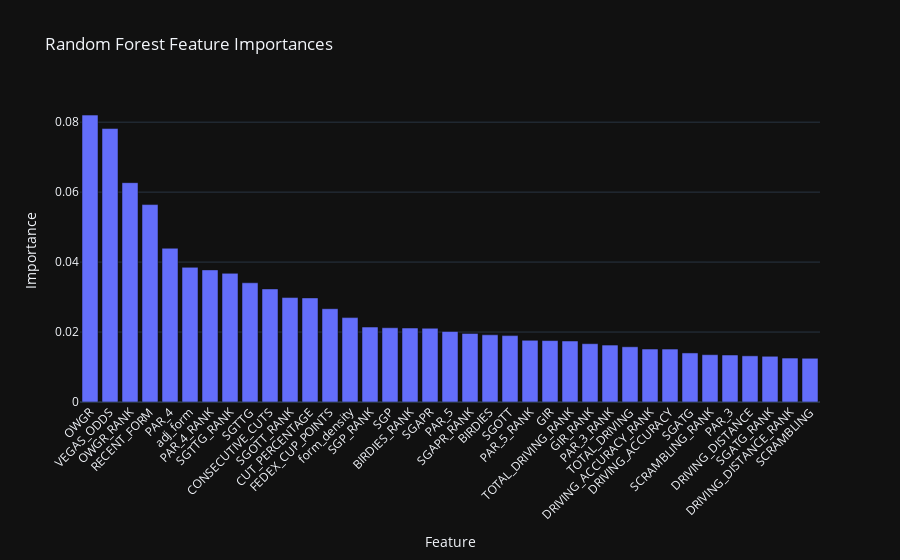

Here is the notebook cell this chart was saved with:
### Markdown cell above
Random Forest Training & Feature Importance

Now we train on all the data (no longer cross-validation folds) and extract the feature importance to see how it compares with linear correlations.

### Code cell
from sklearn.ensemble import RandomForestClassifier
from sklearn.calibration import CalibratedClassifierCV
from sklearn.preprocessing import StandardScaler
from imblearn.pipeline import Pipeline
from imblearn.over_sampling import SMOTE
from imblearn.under_sampling import RandomUnderSampler
import pandas as pd
import plotly.express as px

# === Resample the full dataset ===
over = SMOTE(sampling_strategy=0.5, k_neighbors=3)
under = RandomUnderSampler(sampling_strategy=0.5)
resample_pipeline = Pipeline([("o", over), ("u", under)])
X_all_resampled, y_all_resampled = resample_pipeline.fit_resample(
    training_df[feature_cols], training_df["TOP_20"]
)

# === Standardize ===
scaler = StandardScaler()
X_all_scaled = scaler.fit_transform(X_all_resampled)

# === Train Calibrated Random Forest ===
base_rf = RandomForestClassifier(random_state=42)
final_model = CalibratedClassifierCV(estimator=base_rf, method="sigmoid", cv=5)
final_model.fit(X_all_scaled, y_all_resampled)

# === Aggregate feature importances across all CV folds ===
all_importances = np.array([
    est.estimator.feature_importances_ for est in final_model.calibrated_classifiers_
])
mean_importance = all_importances.mean(axis=0)

importance_df = pd.DataFrame({
    "Feature": feature_cols,
    "Importance": mean_importance
}).sort_values(by="Importance", ascending=False)

# === Plot feature importances ===
fig = px.bar(
    importance_df,
    x="Feature",
    y="Importance",
    title="Random Forest Feature Importances",
    template="plotly_dark"
)
fig.update_layout(xaxis_tickangle=-45)
fig.show()

### Figure 1 — Plotly figure (JSON) as saved in the notebook; plotly's stock layout.template omitted (floating-point values rounded to 4 significant figures)
{"data": [{"hovertemplate": "Feature=%{x}<br>Importance=%{y}<extra></extra>", "legendgroup": "", "marker": {"color": "#636efa", "pattern": {"shape": ""}}, "name": "", "orientation": "v", "showlegend": false, "textposition": "auto", "type": "bar", "x": ["OWGR", "VEGAS_ODDS", "OWGR_RANK", "RECENT_FORM", "PAR_4", "adj_form", "PAR_4_RANK", "SGTTG_RANK", "SGTTG", "CONSECUTIVE_CUTS", "SGOTT_RANK", "CUT_PERCENTAGE", "FEDEX_CUP_POINTS", "form_density", "SGP_RANK", "SGP", "BIRDIES_RANK", "SGAPR", "PAR_5", "SGAPR_RANK", "BIRDIES", "SGOTT", "PAR_5_RANK", "GIR", "TOTAL_DRIVING_RANK", "GIR_RANK", "PAR_3_RANK", "TOTAL_DRIVING", "DRIVING_ACCURACY_RANK", "DRIVING_ACCURACY", "SGATG", "SCRAMBLING_RANK", "PAR_3", "DRIVING_DISTANCE", "SGATG_RANK", "DRIVING_DISTANCE_RANK", "SCRAMBLING"], "xaxis": "x", "y": [0.08203, 0.07818, 0.06271, 0.05644, 0.04396, 0.0385, 0.03777, 0.03679, 0.03408, 0.03233, 0.02986, 0.02976, 0.02667, 0.02412, 0.02142, 0.02123, 0.02115, 0.02109, 0.02015, 0.01961, 0.01921, 0.01898, 0.01765, 0.01756, 0.01744, 0.01667, 0.01628, 0.01579, 0.01515, 0.01514, 0.01403, 0.01353, 0.01343, 0.0132, 0.01307, 0.01256, 0.0125], "yaxis": "y"}], "layout": {"barmode": "relative", "legend": {"tracegroupgap": 0}, "title": {"text": "Random Forest Feature Importances"}, "xaxis": {"anchor": "y", "domain": [0, 1], "tickangle": -45, "title": {"text": "Feature"}}, "yaxis": {"anchor": "x", "domain": [0, 1], "title": {"text": "Importance"}}}}
